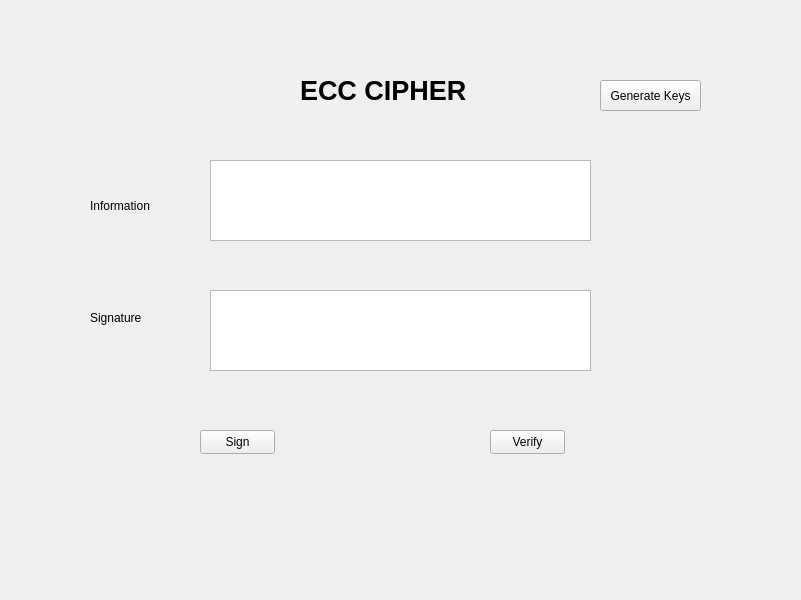
<?xml version="1.0" encoding="UTF-8"?>
<ui version="4.0">
 <class>MainWindow</class>
 <widget class="QMainWindow" name="MainWindow">
  <property name="geometry">
   <rect>
    <x>0</x>
    <y>0</y>
    <width>801</width>
    <height>600</height>
   </rect>
  </property>
  <property name="windowTitle">
   <string>MainWindow</string>
  </property>
  <widget class="QWidget" name="centralwidget">
   <widget class="QTextEdit" name="textEdit">
    <property name="geometry">
     <rect>
      <x>210</x>
      <y>160</y>
      <width>381</width>
      <height>81</height>
     </rect>
    </property>
   </widget>
   <widget class="QLabel" name="label">
    <property name="geometry">
     <rect>
      <x>90</x>
      <y>190</y>
      <width>71</width>
      <height>31</height>
     </rect>
    </property>
    <property name="text">
     <string>Information</string>
    </property>
   </widget>
   <widget class="QLabel" name="label_2">
    <property name="geometry">
     <rect>
      <x>90</x>
      <y>310</y>
      <width>55</width>
      <height>16</height>
     </rect>
    </property>
    <property name="text">
     <string>Signature</string>
    </property>
   </widget>
   <widget class="QTextEdit" name="textEdit_2">
    <property name="geometry">
     <rect>
      <x>210</x>
      <y>290</y>
      <width>381</width>
      <height>81</height>
     </rect>
    </property>
   </widget>
   <widget class="QLabel" name="label_3">
    <property name="geometry">
     <rect>
      <x>300</x>
      <y>70</y>
      <width>171</width>
      <height>41</height>
     </rect>
    </property>
    <property name="font">
     <font>
      <pointsize>20</pointsize>
      <weight>75</weight>
      <bold>true</bold>
     </font>
    </property>
    <property name="text">
     <string>ECC CIPHER</string>
    </property>
   </widget>
   <widget class="QPushButton" name="btn_gen_keys">
    <property name="geometry">
     <rect>
      <x>600</x>
      <y>80</y>
      <width>101</width>
      <height>31</height>
     </rect>
    </property>
    <property name="text">
     <string>Generate Keys</string>
    </property>
   </widget>
   <widget class="QPushButton" name="btn_sign">
    <property name="geometry">
     <rect>
      <x>200</x>
      <y>430</y>
      <width>75</width>
      <height>24</height>
     </rect>
    </property>
    <property name="text">
     <string>Sign</string>
    </property>
   </widget>
   <widget class="QPushButton" name="btn_verify">
    <property name="geometry">
     <rect>
      <x>490</x>
      <y>430</y>
      <width>75</width>
      <height>24</height>
     </rect>
    </property>
    <property name="text">
     <string>Verify</string>
    </property>
   </widget>
  </widget>
  <widget class="QMenuBar" name="menubar">
   <property name="geometry">
    <rect>
     <x>0</x>
     <y>0</y>
     <width>801</width>
     <height>21</height>
    </rect>
   </property>
  </widget>
 </widget>
 <resources/>
 <connections/>
</ui>
